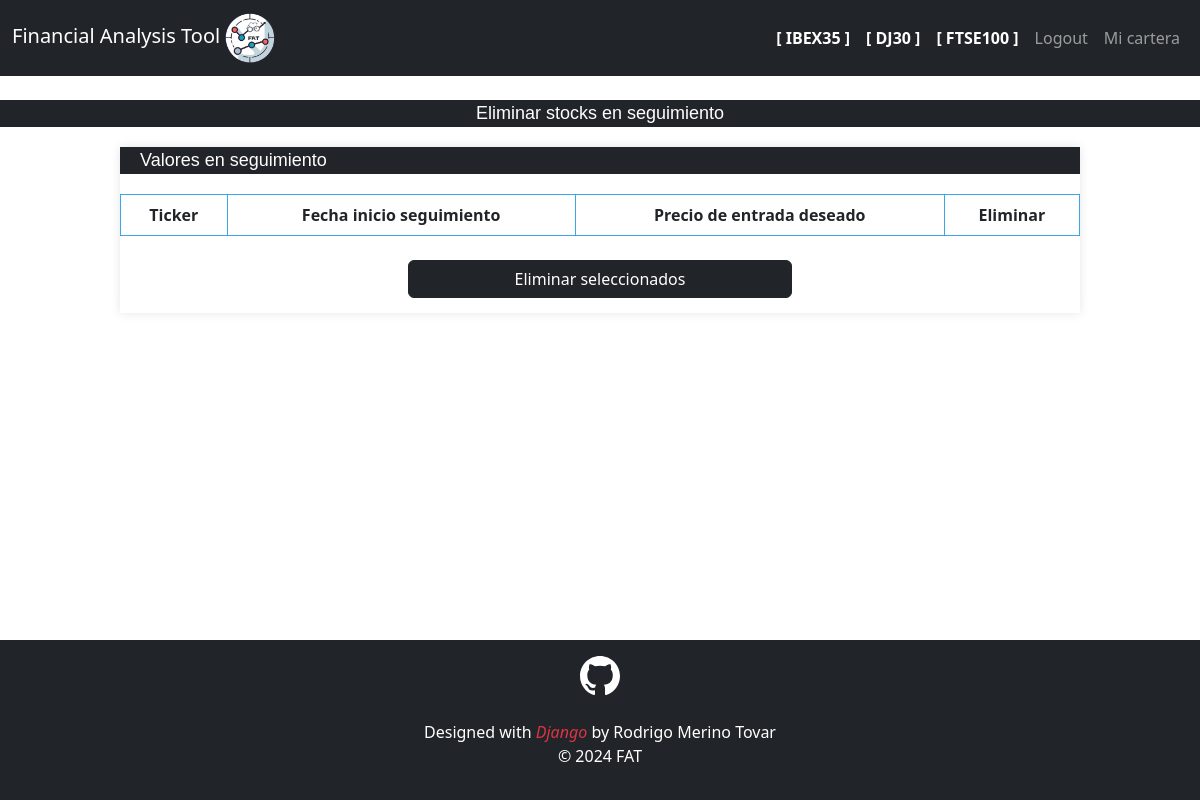
/dashboard/eliminar_seguimientos/ (signed in), run on an earlier commit of the app's database.
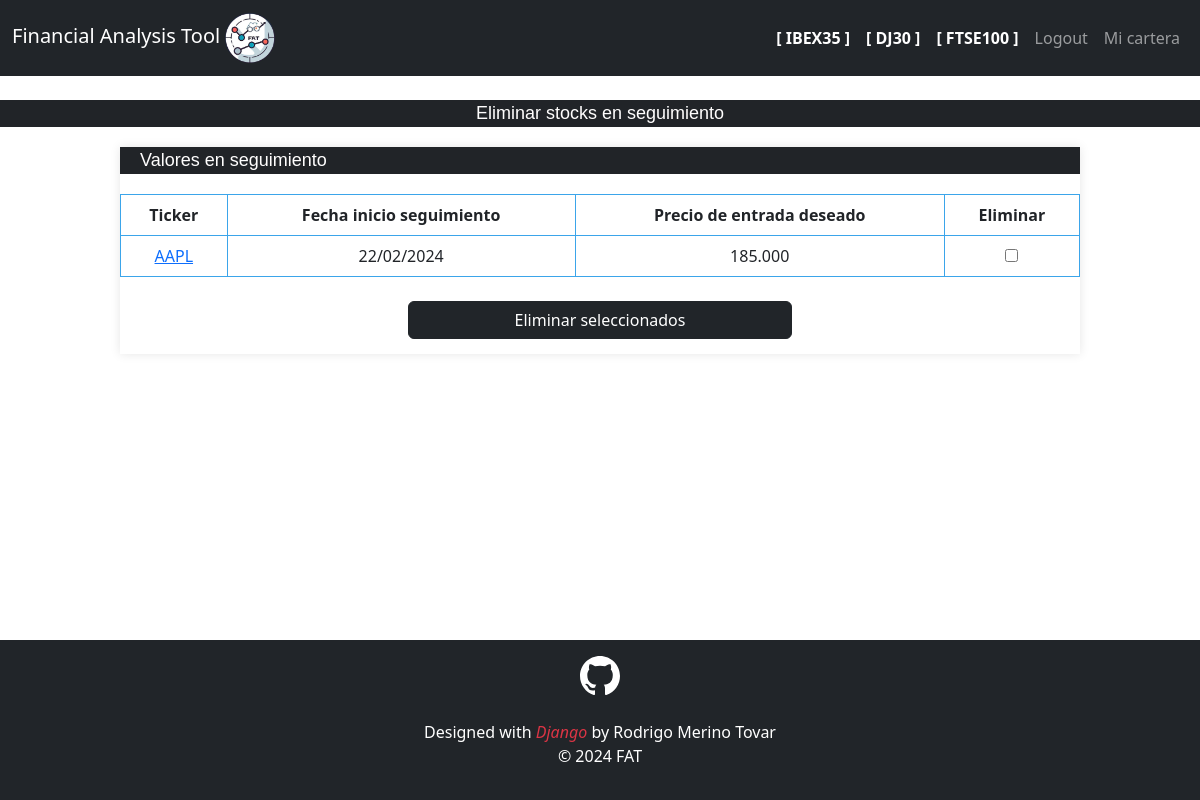
And on a later commit of the database.
### DashBoard/models.py (models this page shows, shortened)
class StockSeguimiento(models.Model):
    usuario = models.ForeignKey(User, on_delete=models.CASCADE)
    ticker_bd = models.CharField(max_length=7)
    bd = models.CharField(max_length=10)
    ticker = models.CharField(max_length=7)
    nombre_stock = models.CharField(max_length=255)
    fecha_inicio_seguimiento = models.DateTimeField()
    precio_entrada_deseado = models.DecimalField(max_digits=10, decimal_places=4)
    moneda = models.CharField(max_length=4)
    sector = models.CharField(max_length=255)
    objects = models.Manager()

### DashBoard/views.py (the view)
# urls.py: path('dashboard/eliminar_seguimientos/', eliminar_seguimientos, name="eliminar_seguimientos"),
@login_required
def eliminar_seguimientos(request):
    if request.method == "GET":
        lista_seguimiento = StockSeguimiento.objects.filter(usuario=request.user)
        context = {
            "lista_seguimiento": lista_seguimiento,
        }
        return render(request, "eliminar_seguimientos.html", context)
    seleccionados = request.POST.getlist('eliminar_seguimientos')
    StockSeguimiento.objects.filter(id__in=seleccionados).delete()
    return redirect("dashboard")

### DashBoard/templates/eliminar_seguimientos.html (shortened to what this page needs)
{% extends 'base.html' %}
{% load static %}
{% block content %}
<link rel="stylesheet" type="text/css" href="{% static 'css/estilos_modificar_cartera.css' %}">
<div>
    <br><p class="cabecera">Eliminar stocks en seguimiento</p>
</div>
<div class="caja" style="width: 80%;">
    <p class="barra">Valores en seguimiento</p>
    <form method="post" action="{% url 'eliminar_seguimientos' %}" style="text-align: center;">
        <table>
            <thead>
                <tr>
                    <th>Ticker</th>
                    <th>Fecha inicio seguimiento</th>
                    <th>Precio de entrada deseado</th>
                    <th>Eliminar</th>
                </tr>
            </thead>
            <tbody>
                {% for stock_seguido in lista_seguimiento %}
                    <tr>
                        <td><a title="{{ stock_seguido.nombre_stock }}" href="/{{ stock_seguido.bd }}/{{ stock_seguido.ticker_bd }}/chart">{{ stock_seguido.ticker }}</a></td>
                        <td>{{ stock_seguido.fecha_inicio_seguimiento|date:"d/m/Y" }}</td>
                        <td>{{ stock_seguido.precio_entrada_deseado|floatformat:3 }}</td>
                        <td><input type="checkbox" name="eliminar_seguimientos" value="{{ stock_seguido.id }}"></td>
                    </tr>
                {% endfor %}
            </tbody>
        </table>
        <br>
        <button type="submit" class="btn btn-dark" style="width: 40%; margin-bottom: 15px;">Eliminar seleccionados</button>
    </form>
</div>
{% endblock %}

What changed in the data, as far as the page shows it:
added StockSeguimiento: ticker "AAPL", fecha_inicio_seguimiento "22/02/2024", precio_entrada_deseado "185.000"
